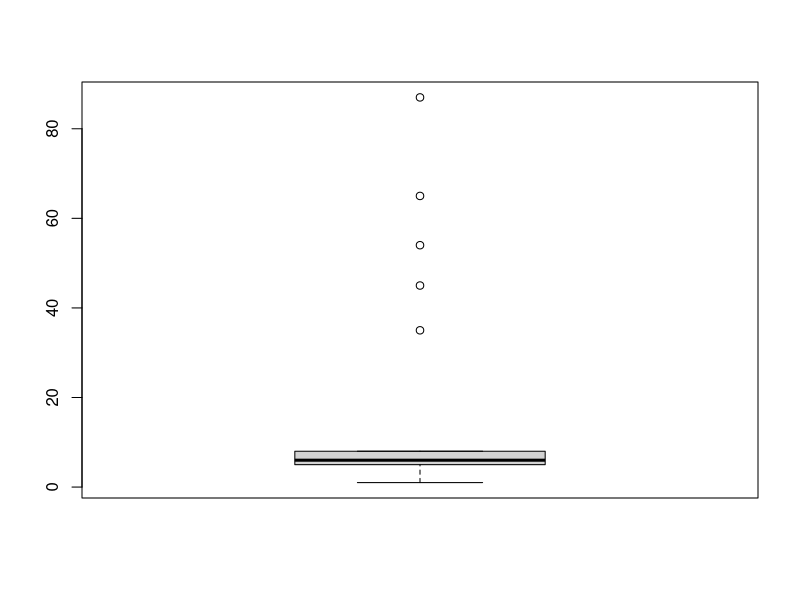

Reproduce this figure in R.
# https://www.tutorialspoint.com/r/r_mean_median_mode.htm

# Trend values
# Mean
numbers <- c(1:25) # This will create a vector from 1 to 25

mean(numbers) # Find mean

numbers <- c(1:100) # Override

median(numbers) # Find Median

numbers <- c(1,1,1,2,2,3,3,4,5,5,6,7,7,8,8,8,8,8,9,0) # Vector with repetitive values

# Create the function.
getmode <- function(v) {
  uniqv <- unique(v) # this create a vector without repetitive values
  # tabulate(match(v, uniqv)) => this find and count the matches of each number
  uniqv[which.max(tabulate(match(v, uniqv)))] # This returns the number with more matches
}

# Calculate the mode using the user function.
result <- getmode(numbers)
print(result)

# Load the data set
duration = faithful$eruptions # the eruption duration
mean(duration)
var(duration) # Variance
sd(duration) # Standar Deviation
h_value <- max(duration) # highest value of the dataset
print(h_value)
l_value <- min(duration) # lowest value of the dataset
print(l_value)
range <- h_value - l_value # range of the dataset 
print(range)


# Quartile
quantile(duration) # This split our dataset in equal parts 
# We can also give a certain percentage to the quantile function
quantile(duration, probs = seq(0,1, by=0.1)) # from 0 to 100% in steps of 10% 

# Interquartile range
IQR(duration)

vector1 <- c(1,2,45,3,54,6,4,7,8,87,5,6,7,65,7,8,2,5,4,5,6,7,35,6,5)
# Outliers
outlier = boxplot(vector1)$out # Take the outliers inside the vector1
outlier






